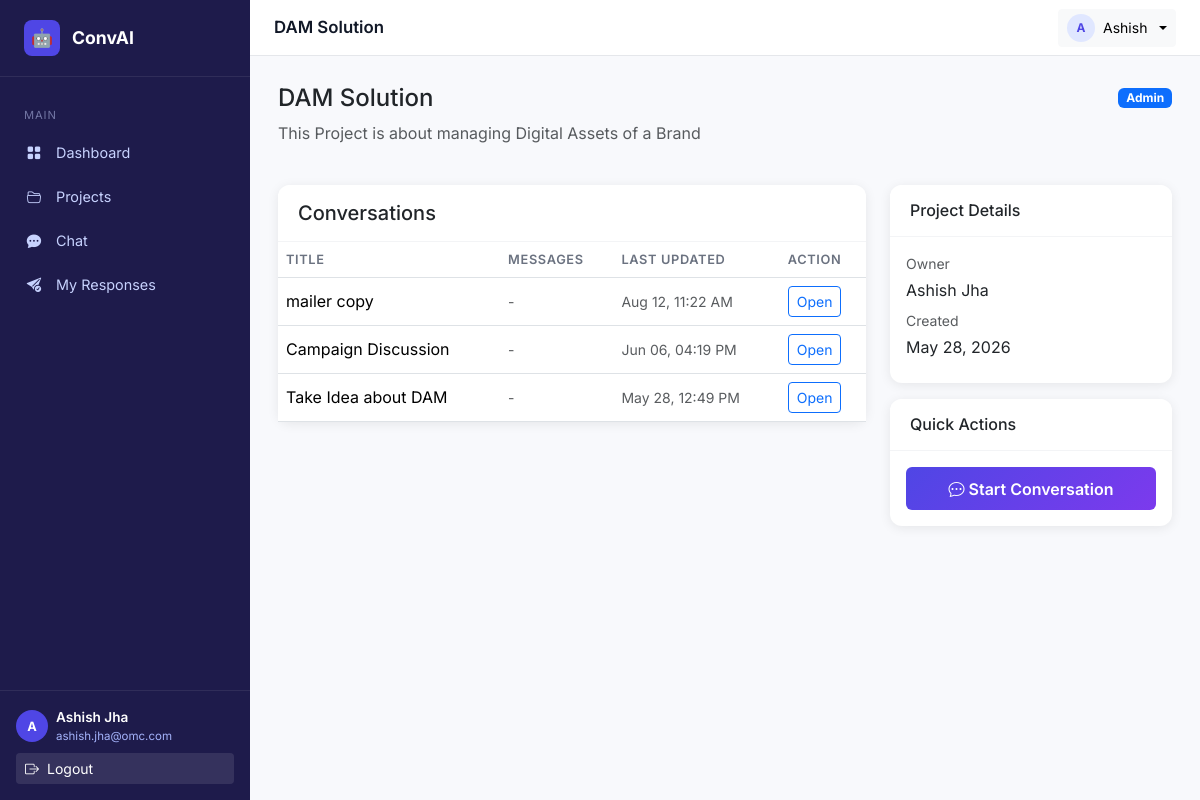
/projects/1/ (signed in), run on the app's committed database.
### apps/users/models.py (models this page shows, shortened)
class User(AbstractUser):
    ROLE_CHOICES = (
        ('user', 'Regular User'),
        ('moderator', 'Moderator'),
        ('admin', 'Administrator'),
    )
    role = models.CharField(max_length=20, choices=ROLE_CHOICES, default='user')
    is_active = models.BooleanField(default=True)
    created_at = models.DateTimeField(auto_now_add=True)
    updated_at = models.DateTimeField(auto_now=True)
    class Meta:
        verbose_name = 'User'
        verbose_name_plural = 'Users'

### apps/projects/models.py (models this page shows, shortened)
class Project(models.Model):
    owner = models.ForeignKey(User, on_delete=models.CASCADE, related_name='owned_projects')
    name = models.CharField(max_length=255)
    description = models.TextField(blank=True, null=True)
    is_active = models.BooleanField(default=True)
    created_at = models.DateTimeField(auto_now_add=True)
    updated_at = models.DateTimeField(auto_now=True)
    class Meta:
        db_table = 'project'
        verbose_name = 'Project'
        verbose_name_plural = 'Projects'
        ordering = ['-created_at']

class UserProject(models.Model):
    ROLE_CHOICES = (
        ('member', 'Member'),
        ('admin', 'Admin'),
    )
    user = models.ForeignKey(User, on_delete=models.CASCADE, related_name='user_projects')
    project = models.ForeignKey(Project, on_delete=models.CASCADE, related_name='members')
    role = models.CharField(max_length=20, choices=ROLE_CHOICES, default='member')
    joined_at = models.DateTimeField(auto_now_add=True)
    class Meta:
        db_table = 'user_project'
        verbose_name = 'User Project'
        verbose_name_plural = 'User Projects'
        unique_together = ('user', 'project')

### apps/conversations/models.py (models this page shows, shortened)
class Conversation(models.Model):
    user = models.ForeignKey(User, on_delete=models.CASCADE, related_name='conversations')
    project = models.ForeignKey(Project, on_delete=models.CASCADE, related_name='conversations')
    title = models.CharField(max_length=255, blank=True, null=True)
    summary = models.TextField(blank=True, null=True)
    langchain_memory_key = models.CharField(max_length=255, blank=True, null=True, help_text="LangChain memory identifier")
    is_active = models.BooleanField(default=True)
    created_at = models.DateTimeField(auto_now_add=True)
    updated_at = models.DateTimeField(auto_now=True)
    class Meta:
        db_table = 'conversation'
        verbose_name = 'Conversation'
        verbose_name_plural = 'Conversations'
        ordering = ['-updated_at']

### apps/frontend/views.py (the view)
    def wrapper(request, *args, **kwargs):
        if not request.user.is_authenticated:
            return redirect('frontend:login')
        return view_func(request, *args, **kwargs)

### apps/frontend/views.py (called while the page is built)
def login_required_decorator(view_func):
    def wrapper(request, *args, **kwargs):
        if not request.user.is_authenticated:
            return redirect('frontend:login')
        return view_func(request, *args, **kwargs)
    return wrapper

@login_required_decorator
def user_project_detail(request, project_id):
    project = get_object_or_404(Project, id=project_id)
    user_project = UserProject.objects.filter(user=request.user, project=project).first()
    if not user_project:
        return render(request, 'error.html', {'error': 'You do not have access to this project.'}, status=403)
    conversations = Conversation.objects.filter(project=project, user=request.user)
    context = {
        'project': project,
        'conversations': conversations,
        'user_role': user_project.role,
    }
    return render(request, 'user/project_detail.html', context)

### templates/user/project_detail.html (shortened to what this page needs)
{% extends "base.html" %}
{% block page_title %}{{ project.name }}{% endblock %}
{% block content %}
<div class="row mb-4">
  <div class="col">
    <h4>{{ project.name }}</h4>
    <p class="text-muted">{{ project.description }}</p>
  </div>
  <div class="col-auto">
    <span class="badge bg-primary">{{ user_role|title }}</span>
  </div>
</div>
<div class="row g-4">
  <div class="col-md-8">
    <div class="card">
      <div class="card-header">
        <h5 class="mb-0">Conversations</h5>
      </div>
      <div class="table-responsive">
        <table class="table mb-0">
          <thead>
            <tr>
              <th>Title</th>
              <th>Messages</th>
              <th>Last Updated</th>
              <th>Action</th>
            </tr>
          </thead>
          <tbody>
            {% for conv in conversations %}
            <tr>
              <td>{{ conv.title|default:"Untitled" }}</td>
              <td><small class="text-muted">-</small></td>
              <td><small class="text-muted">{{ conv.updated_at|date:"M d, h:i A" }}</small></td>
              <td>
                <a href="{% url 'frontend:user_chat_conversation' conv.id %}" class="btn btn-sm btn-outline-primary">Open</a>
              </td>
            </tr>
            {% empty %}
            <tr>
              <td colspan="4" class="text-center text-muted py-4">No conversations yet</td>
            </tr>
            {% endfor %}
          </tbody>
        </table>
      </div>
    </div>
  </div>
  <div class="col-md-4">
    <div class="card mb-3">
      <div class="card-header">
        <h6 class="mb-0">Project Details</h6>
      </div>
      <div class="card-body">
        <p class="text-muted small mb-1">Owner</p>
        <p class="mb-2">{{ project.owner.first_name }} {{ project.owner.last_name }}</p>
        <p class="text-muted small mb-1">Created</p>
        <p class="mb-2">{{ project.created_at|date:"M d, Y" }}</p>
      </div>
    </div>
    <div class="card">
      <div class="card-header">
        <h6 class="mb-0">Quick Actions</h6>
      </div>
      <div class="card-body d-grid gap-2">
        <a href="{% url 'frontend:user_chat' %}" class="btn btn-primary">
          <i class="bi bi-chat-dots me-1"></i>Start Conversation
        </a>
      </div>
    </div>
  </div>
</div>
{% endblock %}

### templates/base.html (shortened to what this page needs)
{% load static %}
<!DOCTYPE html>
<html lang="en">
<head>
  <link href="https://cdn.jsdelivr.net/npm/bootstrap@5.3.2/dist/css/bootstrap.min.css" rel="stylesheet">
  <link href="https://cdn.jsdelivr.net/npm/bootstrap-icons@1.11.3/font/bootstrap-icons.min.css" rel="stylesheet">
  <link href="{% static 'css/style.css' %}" rel="stylesheet">
</head>
<body>
{% block body %}
{% if user.is_authenticated %}
<div class="layout-wrapper">
  <nav class="sidebar" id="sidebar">
    <a href="{% url 'frontend:user_dashboard' %}" class="sidebar-brand">
      <div class="brand-icon">🤖</div>
      ConvAI
    </a>
    <div class="sidebar-nav">
      <div>
        <div class="nav-section-label">Main</div>
        <ul class="nav flex-column">
          <li class="nav-item">
            <a href="{% url 'frontend:user_dashboard' %}" class="nav-link {% block nav_dashboard %}{% endblock %}">
              <span class="nav-icon"><i class="bi bi-grid-fill"></i></span> Dashboard
            </a>
          </li>
          <li class="nav-item">
            <a href="{% url 'frontend:user_projects' %}" class="nav-link {% block nav_projects %}{% endblock %}">
              <span class="nav-icon"><i class="bi bi-folder2-open"></i></span> Projects
            </a>
          </li>
          <li class="nav-item">
            <a href="{% url 'frontend:user_chat' %}" class="nav-link {% block nav_chat %}{% endblock %}">
              <span class="nav-icon"><i class="bi bi-chat-dots-fill"></i></span> Chat
            </a>
          </li>
          <li class="nav-item">
            <a href="{% url 'frontend:user_responses' %}" class="nav-link {% block nav_responses %}{% endblock %}">
              <span class="nav-icon"><i class="bi bi-send-check-fill"></i></span> My Responses
            </a>
          </li>
        </ul>
      </div>
    </div>
    <div class="sidebar-footer">
      <div class="d-flex align-items-center gap-2 mb-2">
        <div class="avatar-sm bg-indigo text-white" style="background:#4f46e5">
          <span>{{ user.first_name|first|upper }}</span>
        </div>
        <div class="text-truncate">
          <div class="navbar-user-name text-white fw-semibold" style="font-size:.85rem;">{{ user.first_name }} {{ user.last_name }}</div>
          <div class="navbar-user-email" style="font-size:.72rem;color:#a5b4fc;">{{ user.email }}</div>
        </div>
      </div>
      <a href="{% url 'frontend:logout' %}" class="btn btn-sm w-100 text-start text-white" style="background:rgba(255,255,255,.1)">
        <i class="bi bi-box-arrow-right me-2"></i>Logout
      </a>
    </div>
  </nav>
  <div class="main-content">
    <div class="topbar">
      <span class="topbar-title">{% block page_title %}Dashboard{% endblock %}</span>
      <div class="dropdown">
        <button class="btn btn-sm btn-light dropdown-toggle d-flex align-items-center gap-2" data-bs-toggle="dropdown">
          <div class="avatar-sm" style="background:#e0e7ff;color:#4f46e5;width:28px;height:28px;font-size:.75rem">
            <span>{{ user.first_name|first|upper }}</span>
          </div>
          <span class="d-none d-md-inline" style="font-size:.875rem;">{{ user.first_name }}</span>
        </button>
      </div>
    </div>
    <div class="page-content">
      {% block content %}{% endblock %}
    </div>
  </div>
</div>
{% endif %}
{% endblock body %}
</body>
</html>

### static/css/style.css (style rules this page uses)
:root { --sidebar-width: 250px; --primary: #4f46e5; --primary-dark: #3730a3; --sidebar-bg: #1e1b4b; --sidebar-text: #c7d2fe; --sidebar-active: #4f46e5; --topbar-height: 56px; --card-shadow: 0 2px 12px rgba(0,0,0,.08); }
body { font-family: 'Inter', 'Segoe UI', system-ui, sans-serif; background: #f8f9fc; }
.layout-wrapper { display: flex; min-height: 100vh; }
.sidebar { width: var(--sidebar-width); background: var(--sidebar-bg); color: var(--sidebar-text); display: flex; flex-direction: column; position: fixed; top: 0; left: 0; height: 100vh; z-index: 1000; transition: transform .3s ease; }
.sidebar-brand { padding: 1.25rem 1.5rem; border-bottom: 1px solid rgba(255,255,255,.08); display: flex; align-items: center; gap: .75rem; font-weight: 700; font-size: 1.1rem; color: #fff; text-decoration: none; }
.sidebar-brand .brand-icon { width: 36px; height: 36px; background: var(--primary); border-radius: 8px; display: flex; align-items: center; justify-content: center; font-size: 1.1rem; }
.sidebar-nav { flex: 1; padding: 1rem 0; overflow-y: auto; }
.sidebar-nav .nav-section-label { padding: .4rem 1.5rem; font-size: .7rem; letter-spacing: .08em; text-transform: uppercase; color: rgba(199, 210, 254, .5); margin-top: .5rem; }
.sidebar-nav .nav-item { margin: .1rem .75rem; }
.sidebar-nav .nav-link { color: var(--sidebar-text); padding: .6rem .75rem; border-radius: 8px; display: flex; align-items: center; gap: .75rem; font-size: .9rem; transition: all .2s; text-decoration: none; }
.sidebar-nav .nav-link .nav-icon { width: 20px; text-align: center; flex-shrink: 0; }
.sidebar-footer { padding: 1rem; border-top: 1px solid rgba(255,255,255,.08); }
.main-content { margin-left: var(--sidebar-width); flex: 1; display: flex; flex-direction: column; min-height: 100vh; }
.topbar { height: var(--topbar-height); background: #fff; border-bottom: 1px solid #e5e7eb; display: flex; align-items: center; padding: 0 1.5rem; position: sticky; top: 0; z-index: 100; gap: 1rem; }
.topbar-title { font-weight: 600; font-size: 1.05rem; color: #111827; }
.page-content { padding: 1.75rem; }
.card { border: none; box-shadow: var(--card-shadow); border-radius: 12px; }
.card-header { background: #fff; border-bottom: 1px solid #f3f4f6; border-radius: 12px 12px 0 0 !important; padding: 1rem 1.25rem; font-weight: 600; }
.btn-primary { background: linear-gradient(135deg, #4f46e5, #7c3aed); border: none; font-weight: 600; padding: .6rem 1.5rem; }
.table th { font-size: .8rem; text-transform: uppercase; letter-spacing: .05em; color: #6b7280; font-weight: 600; border-top: none; }
.table td { vertical-align: middle; }
.avatar-sm { width: 32px; height: 32px; border-radius: 50%; display: flex; align-items: center; justify-content: center; font-weight: 700; font-size: .8rem; }

### data on the page
User: first_name|first "A", first_name "Ashish", last_name "Jha", email "ashish.jha@omc.com"
Project: name "DAM Solution", description "This Project is about managing Digital Assets of a Brand", owner.first_name "Ashish", owner.last_name "Jha", created_at "May 28, 2026"
UserProject: role "Admin"
Conversation: title "mailer copy", updated_at "Aug 12, 11:22 AM"
Conversation: title "Campaign Discussion", updated_at "Jun 06, 04:19 PM"
Conversation: title "Take Idea about DAM", updated_at "May 28, 12:49 PM"
